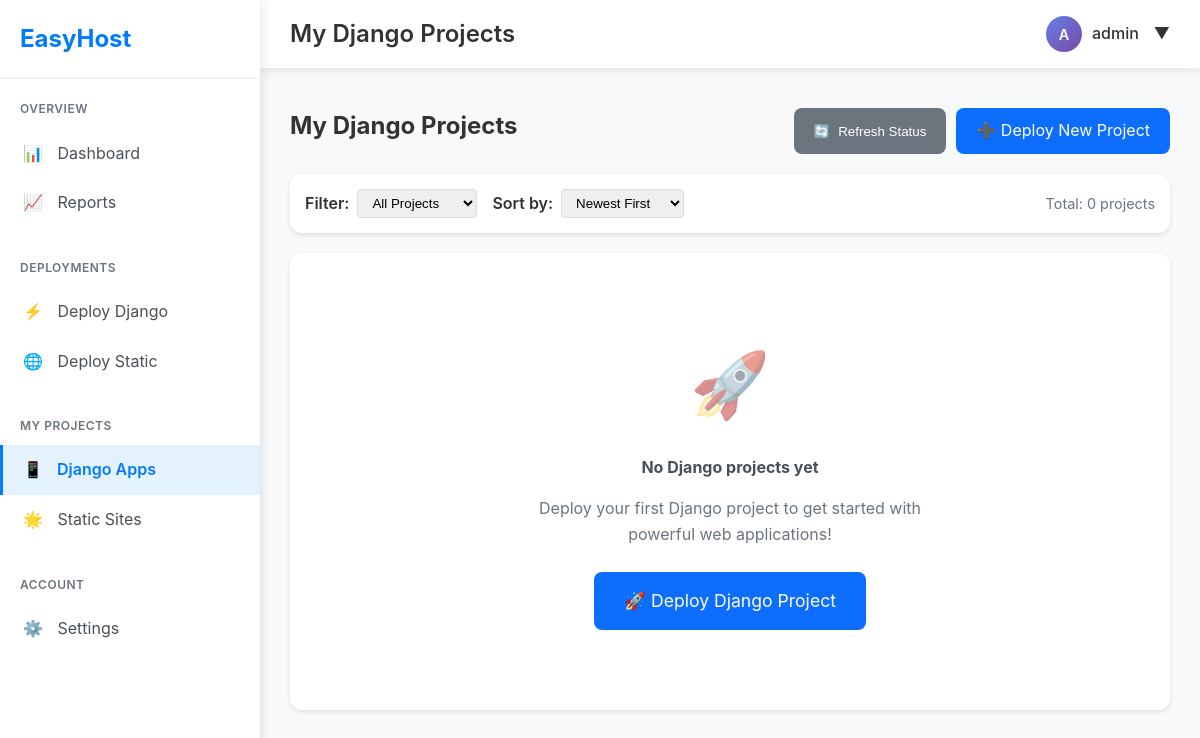
Before: /dashboard/django/ (signed in) with the older database file.
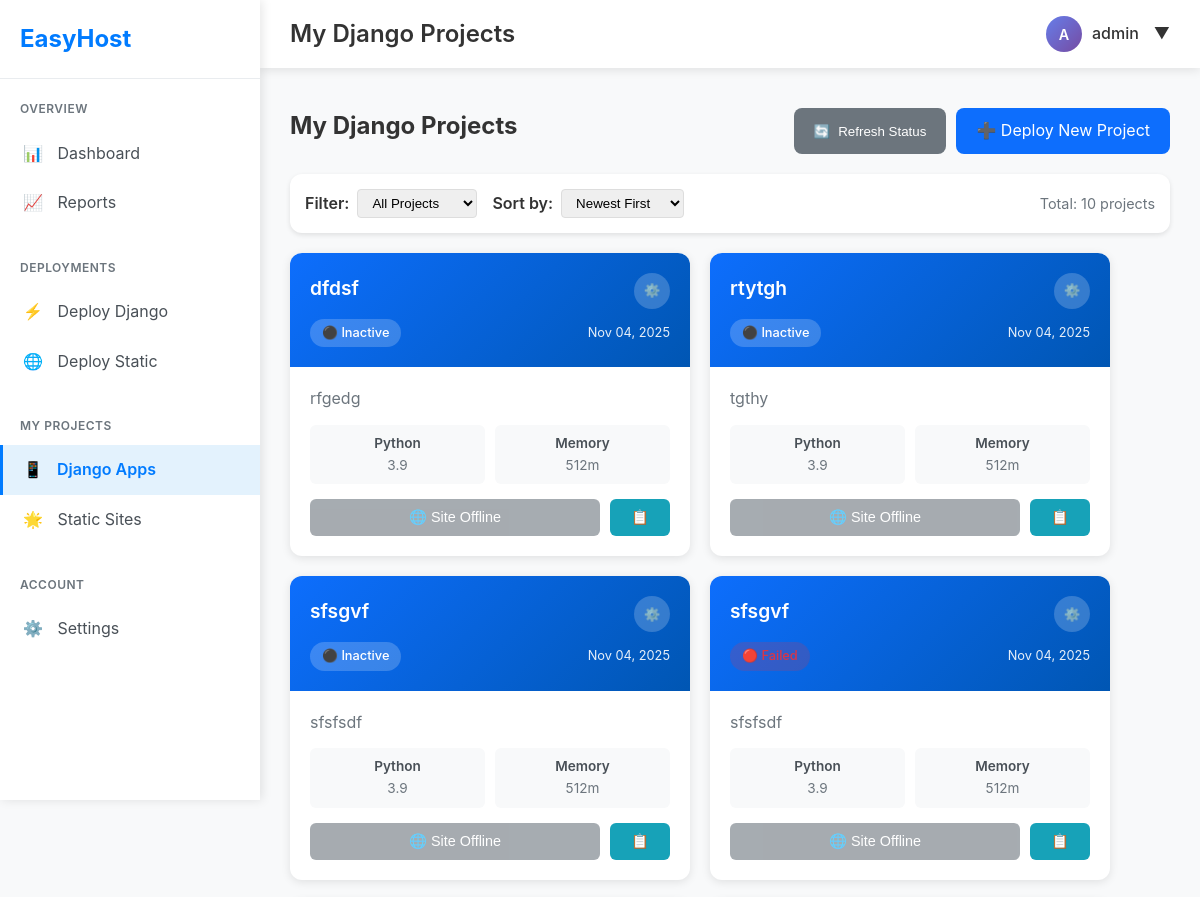
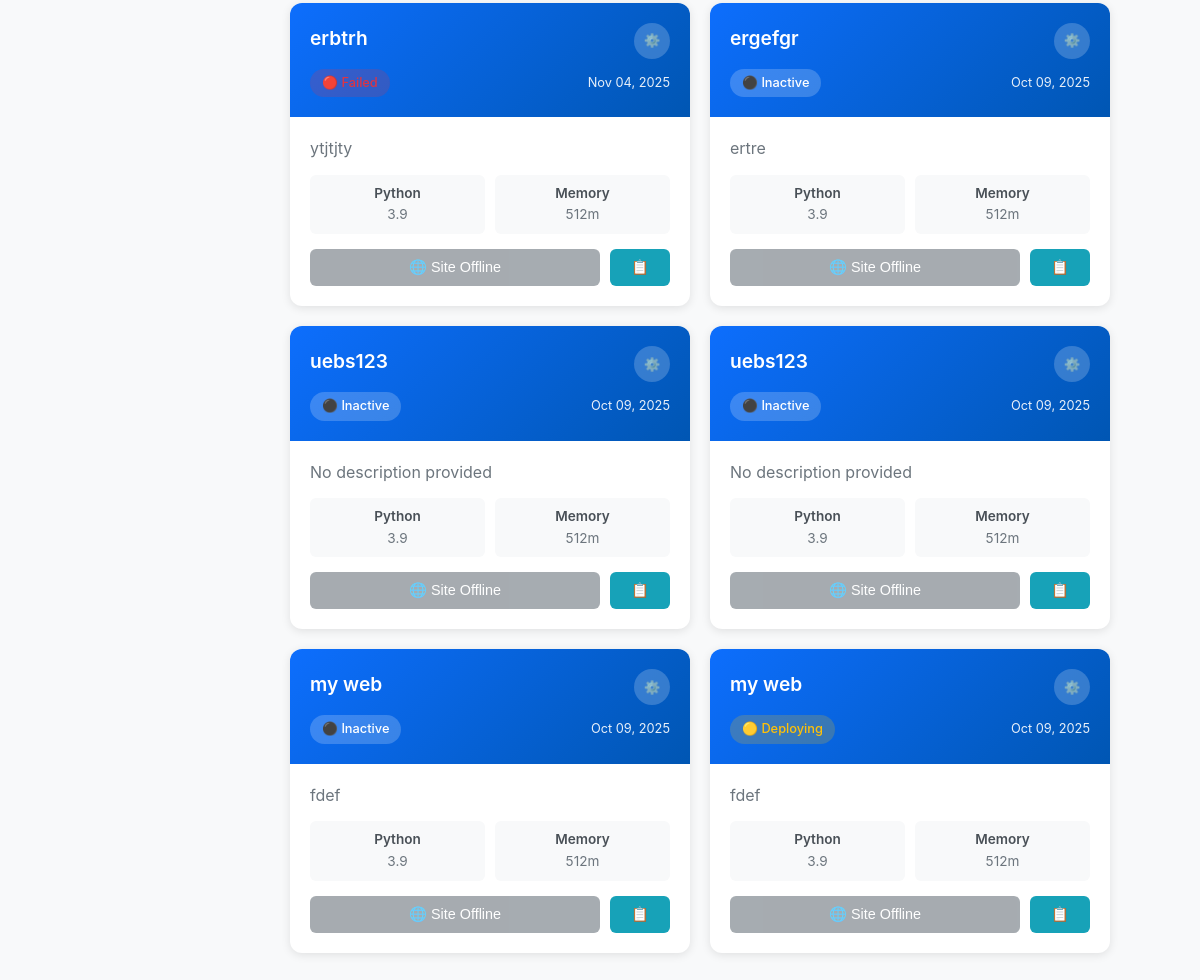
After: the same page with the newer database file (2 pictures, top to bottom).
### app/models.py (models this page shows, shortened)
class DjangoProject(models.Model):
    DEPLOYMENT_STATUS_CHOICES = [
        ('pending', 'Pending'),
        ('building', 'Building'),
        ('deployed', 'Deployed'),
        ('failed', 'Failed'),
        ('stopped', 'Stopped'),
    ]
    PYTHON_VERSION_CHOICES = [
        ('3.8', 'Python 3.8'),
        ('3.9', 'Python 3.9'),
        ('3.10', 'Python 3.10'),
        ('3.11', 'Python 3.11'),
        ('3.12', 'Python 3.12'),
    ]
    user = models.ForeignKey(User, on_delete=models.CASCADE)
    project_name = models.CharField(max_length=200, help_text="Name of your Django project")
    description = models.TextField(blank=True, help_text="Brief description of your project")
    project_file = models.FileField(
        upload_to='django_projects/',
        help_text="Upload your Django project as a ZIP file"
    )
    python_version = models.CharField(
        max_length=5,
        choices=PYTHON_VERSION_CHOICES,
        default='3.9',
        help_text="Python version to use"
    )
    subdomain = models.CharField(max_length=100, unique=True)
    custom_domain = models.CharField(
        max_length=200,
        blank=True,
        null=True,
        help_text="Optional: Use your own domain (e.g., myapp.com)"
    )
    domain_name = models.CharField(max_length=200, blank=True, null=True)
    project_folder = models.CharField(max_length=500, blank=True, null=True)
    deployment_status = models.CharField(
        max_length=20,
        choices=DEPLOYMENT_STATUS_CHOICES,
        default='pending'
    )
    is_active = models.BooleanField(default=False)
    database_url = models.CharField(max_length=500, blank=True, null=True)
    memory_limit = models.CharField(
        max_length=10,
        default='512m',
        help_text="Memory limit (e.g., 512m, 1g)"
    )
    environment_vars = models.JSONField(
        default=dict,
        blank=True,
        help_text="Additional environment variables"
    )
    created_at = models.DateTimeField(auto_now_add=True)
    updated_at = models.DateTimeField(auto_now=True)
    last_deployed = models.DateTimeField(null=True, blank=True)
    class Meta:
        ordering = ['-created_at']
        verbose_name = "Django Project"
        verbose_name_plural = "Django Projects"

### app/views.py (the view)
# urls.py: path('dashboard/django/', views.django_projects_view, name='django_projects'),
@login_required
def django_projects_view(request):
    projects = DjangoProject.objects.filter(user=request.user)
    for project in projects:
        if project.domain_name and project.deployment_status != 'failed':
            safe_name = "".join(c if c.isalnum() else "_" for c in project.project_name)
            try:
                status = check_django_deployment_status(
                    request.user.username,
                    safe_name,
                    project.domain_name
                )
                project.current_status = status
                if status.get('status') and not project.is_active:
                    project.is_active = True
                    project.deployment_status = 'deployed'
                    project.save()
                elif not status.get('status') and project.is_active:
                    project.is_active = False
                    project.deployment_status = 'error'
                    project.save()
            except Exception as e:
                logger.error(f"Error checking status for project {project.id}: {e}")
                project.current_status = {'status': False, 'error': str(e)}
        else:
            project.current_status = {'status': False}
    return render(request, 'django_projects.html', {'projects': projects})

### app/templates/django_projects.html (shortened to what this page needs)
{% extends 'dashboard_base.html' %}
{% block page_title %}My Django Projects{% endblock %}
{% block content %}
<div style="display: flex; justify-content: space-between; align-items: center; margin-bottom: 20px; flex-wrap: wrap;">
    <h2 style="margin: 0;">My Django Projects</h2>
    <div style="display: flex; gap: 10px; margin-top: 10px;">
        <button onclick="refreshAllProjects()" style="background: #6c757d; color: #fff; padding: 10px 20px; border-radius: 8px; border: none; cursor: pointer; display: flex; align-items: center; gap: 8px;">
            <span id="refresh-icon">🔄</span> Refresh Status
        </button>
        <a href="{% url 'deploy_django' %}" style="background: #0d6efd; color: #fff; padding: 10px 20px; border-radius: 8px; text-decoration: none; display: flex; align-items: center; gap: 8px;">
            ➕ Deploy New Project
        </a>
    </div>
</div>
<div style="background: #fff; padding: 15px; border-radius: 12px; box-shadow: 0 2px 5px rgba(0,0,0,0.1); margin-bottom: 20px; display: flex; flex-wrap: wrap; gap: 15px; align-items: center;">
    <div style="display: flex; align-items: center; gap: 8px;">
        <label style="font-weight: 600;">Filter:</label>
        <select id="statusFilter" onchange="filterProjects()" style="padding: 5px 10px; border: 1px solid #ddd; border-radius: 4px;">
            <option value="all">All Projects</option>
        </select>
    </div>
    <div style="display: flex; align-items: center; gap: 8px;">
        <label style="font-weight: 600;">Sort by:</label>
        <select id="sortBy" onchange="sortProjects()" style="padding: 5px 10px; border: 1px solid #ddd; border-radius: 4px;">
            <option value="newest">Newest First</option>
        </select>
    </div>
    <div style="margin-left: auto; color: #6c757d; font-size: 0.9rem;">
        Total: <span id="total-count">{{ projects|length }}</span> projects
    </div>
</div>
{% if projects %}
<div id="projects-container" style="display: flex; flex-wrap: wrap; gap: 20px;">
    {% for project in projects %}
    <div class="project-card" data-status="{% if project.is_active %}active{% else %}inactive{% endif %}" data-name="{{ project.project_name|lower }}" data-created="{{ project.created_at|date:'Y-m-d' }}" style="flex: 1 1 300px; min-width: 300px; max-width: 400px;">
        <div style="background: #fff; border-radius: 12px; box-shadow: 0 2px 10px rgba(0,0,0,0.1); overflow: hidden; transition: transform 0.2s ease, box-shadow 0.2s ease; height: 100%; display: flex; flex-direction: column;">
            <div style="background: linear-gradient(135deg, #0d6efd 0%, #0056b3 100%); color: white; padding: 20px; position: relative;">
                <div style="display: flex; justify-content: space-between; align-items: start; margin-bottom: 10px;">
                    <h5 style="margin: 0; font-size: 1.2rem; font-weight: 600;">{{ project.project_name }}</h5>
                    <div class="dropdown" style="position: relative;">
                        <button onclick="toggleDropdown({{ project.id }})" style="background: rgba(255,255,255,0.2); color: white; border: none; padding: 8px; border-radius: 50%; cursor: pointer; display: flex; align-items: center; justify-content: center; width: 36px; height: 36px;">
                            ⚙️
                        </button>
                    </div>
                </div>
                <div style="display: flex; justify-content: space-between; align-items: center;">
                    <span class="status-badge status-{{ project.deployment_status|default:'unknown' }}" style="background: rgba(255,255,255,0.2); padding: 4px 12px; border-radius: 20px; font-size: 0.8rem; font-weight: 500;">
                        {% if project.is_active and project.deployment_status == 'deployed' %}
                            🟢 Active
                        {% elif project.deployment_status == 'deploying' %}
                            🟡 Deploying
                        {% elif project.deployment_status == 'failed' %}
                            🔴 Failed
                        {% else %}
                            ⚫ Inactive
                        {% endif %}
                    </span>
                    <div style="font-size: 0.8rem; opacity: 0.9;">
                        {{ project.created_at|date:"M d, Y" }}
                    </div>
                </div>
            </div>
            <div style="padding: 20px; flex: 1; display: flex; flex-direction: column;">
                <p style="color: #6c757d; margin-bottom: 15px; flex: 1; line-height: 1.4;">
                    {{ project.description|default:"No description provided" }}
                </p>
                <div style="display: grid; grid-template-columns: 1fr 1fr; gap: 10px; margin-bottom: 15px; font-size: 0.85rem;">
                    <div style="background: #f8f9fa; padding: 8px; border-radius: 6px; text-align: center;">
                        <div style="font-weight: 600; color: #495057;">Python</div>
                        <div style="color: #6c757d;">{{ project.python_version|default:"3.9" }}</div>
                    </div>
                    <div style="background: #f8f9fa; padding: 8px; border-radius: 6px; text-align: center;">
                        <div style="font-weight: 600; color: #495057;">Memory</div>
                        <div style="color: #6c757d;">{{ project.memory_limit|default:"512MB" }}</div>
                    </div>
                </div>
                <div style="display: flex; gap: 10px; margin-top: auto;">
                    {% if project.domain_name and project.is_active %}
                        <a href="{{ project.get_site_url }}" target="_blank" style="flex: 1; background: #28a745; color: #fff; padding: 10px; border-radius: 6px; text-decoration: none; text-align: center; font-size: 0.9rem; display: flex; align-items: center; justify-content: center; gap: 6px;">
                            🌐 Visit Site
                        </a>
                    {% else %}
                        <button disabled style="flex: 1; background: #6c757d; color: #fff; padding: 10px; border-radius: 6px; border: none; font-size: 0.9rem; cursor: not-allowed; opacity: 0.6;">
                            🌐 Site Offline
                        </button>
                    {% endif %}
                    <button onclick="copyDomain('{{ project.domain_name }}')" style="background: #17a2b8; color: #fff; padding: 10px; border-radius: 6px; border: none; cursor: pointer; font-size: 0.9rem; min-width: 60px;">
                        📋
                    </button>
                </div>
            </div>
        </div>
    </div>
    {% endfor %}
</div>
{% else %}
<div style="text-align: center; padding: 80px 20px; background: #fff; border-radius: 12px; box-shadow: 0 2px 5px rgba(0,0,0,0.1);">
    <div style="font-size: 4rem; margin-bottom: 20px; opacity: 0.5;">🚀</div>
    <h4 style="margin-bottom: 15px; color: #495057;">No Django projects yet</h4>
    <p style="color: #6c757d; margin-bottom: 25px; max-width: 400px; margin-left: auto; margin-right: auto;">Deploy your first Django project to get started with powerful web applications!</p>
    <a href="{% url 'deploy_django' %}" style="background: #0d6efd; color: #fff; padding: 15px 30px; border-radius: 8px; text-decoration: none; font-size: 1.1rem; display: inline-flex; align-items: center; gap: 10px;">
        🚀 Deploy Django Project
    </a>
</div>
{% endif %}
{% endblock %}

### app/templates/dashboard_base.html (shortened to what this page needs)
<!DOCTYPE html>
<html lang="en">
<head>
</head>
<body>
    <div class="dashboard-container">
        <nav class="sidebar" id="sidebar">
            <div class="sidebar-header">
                <h2>EasyHost</h2>
            </div>
            <div class="sidebar-nav">
                <div class="nav-section">
                    <div class="nav-section-title">Overview</div>
                    <a href="{% url 'dashboard' %}" class="nav-item {% if request.resolver_match.url_name == 'dashboard' %}active{% endif %}">
                        <span class="nav-item-icon">📊</span>
                        Dashboard
                    </a>
                    <a href="{% url 'reports' %}" class="nav-item {% if request.resolver_match.url_name == 'reports' %}active{% endif %}">
                        <span class="nav-item-icon">📈</span>
                        Reports
                    </a>
                </div>
                <div class="nav-section">
                    <div class="nav-section-title">Deployments</div>
                    <a href="{% url 'deploy_django' %}" class="nav-item {% if request.resolver_match.url_name == 'deploy_django' %}active{% endif %}">
                        <span class="nav-item-icon">⚡</span>
                        Deploy Django
                    </a>
                    <a href="{% url 'deploy_static' %}" class="nav-item {% if request.resolver_match.url_name == 'deploy_static' %}active{% endif %}">
                        <span class="nav-item-icon">🌐</span>
                        Deploy Static
                    </a>
                </div>
                <div class="nav-section">
                    <div class="nav-section-title">My Projects</div>
                    <a href="{% url 'django_projects' %}" class="nav-item {% if request.resolver_match.url_name == 'django_projects' or request.resolver_match.url_name == 'django_project_detail' %}active{% endif %}">
                        <span class="nav-item-icon">📱</span>
                        Django Apps
                    </a>
                    <a href="{% url 'websites' %}" class="nav-item {% if request.resolver_match.url_name == 'websites' %}active{% endif %}">
                        <span class="nav-item-icon">🌟</span>
                        Static Sites
                    </a>
                </div>
                <div class="nav-section">
                    <div class="nav-section-title">Account</div>
                    <a href="{% url 'settings' %}" class="nav-item {% if request.resolver_match.url_name == 'settings' %}active{% endif %}">
                        <span class="nav-item-icon">⚙️</span>
                        Settings
                    </a>
                </div>
            </div>
        </nav>
        <main class="main-content" id="mainContent">
            <header class="top-header">
                <div class="header-left">
                    <h1 class="page-title">{% block page_title %}Dashboard{% endblock %}</h1>
                </div>
                <div class="header-right">
                    <div class="dropdown">
                        <div class="user-info" style="cursor: pointer;">
                            <div class="user-avatar">{{ user.username|first|upper }}</div>
                            <span style="font-weight: 500;">{{ user.username }}</span>
                            <span style="margin-left: 5px;">▼</span>
                        </div>
                    </div>
                </div>
            </header>
            <div class="content-area">
                {% block content %}
                {% endblock %}
            </div>
        </main>
    </div>
</body>
</html>

Changed rows visible on the page:
added DjangoProject: project_name "dfdsf", is_active "⚫ Inactive", created_at "Nov 04, 2025", description "rfgedg", python_version "3.9", memory_limit "512m", domain_name "🌐 Site Offline"
added DjangoProject: project_name "rtytgh", is_active "⚫ Inactive", created_at "Nov 04, 2025", description "tgthy", python_version "3.9", memory_limit "512m", domain_name "🌐 Site Offline"
added DjangoProject: project_name "sfsgvf", is_active "⚫ Inactive", created_at "Nov 04, 2025", description "sfsfsdf", python_version "3.9", memory_limit "512m", domain_name "🌐 Site Offline"
added DjangoProject: project_name "sfsgvf", is_active "🔴 Failed", created_at "Nov 04, 2025", description "sfsfsdf", python_version "3.9", memory_limit "512m", shows "🌐 Site Offline", deployment_status "failed" (drawn)
added DjangoProject: project_name "erbtrh", is_active "🔴 Failed", created_at "Nov 04, 2025", description "ytjtjty", python_version "3.9", memory_limit "512m", shows "🌐 Site Offline", deployment_status "failed" (drawn)
added DjangoProject: project_name "ergefgr", is_active "⚫ Inactive", created_at "Oct 09, 2025", description "ertre", python_version "3.9", memory_limit "512m", shows "🌐 Site Offline"
added DjangoProject: project_name "uebs123", is_active "⚫ Inactive", created_at "Oct 09, 2025", description "No description provided", python_version "3.9", memory_limit "512m"
added DjangoProject: project_name "uebs123", is_active "⚫ Inactive", created_at "Oct 09, 2025", description "No description provided", python_version "3.9", memory_limit "512m"
added DjangoProject: project_name "my web", is_active "⚫ Inactive", created_at "Oct 09, 2025", description "fdef", python_version "3.9", memory_limit "512m", domain_name "🌐 Site Offline"
added DjangoProject: project_name "my web", is_active "🟡 Deploying", created_at "Oct 09, 2025", description "fdef", python_version "3.9", memory_limit "512m", shows "🌐 Site Offline", deployment_status "deploying" (drawn)
Other visible differences:
{{ projects|length }}: "0" → "10"
text no longer shown: "🚀 No Django projects yet Deploy your first Django project to get started with powerful web applications! 🚀 Deploy Django Project"
